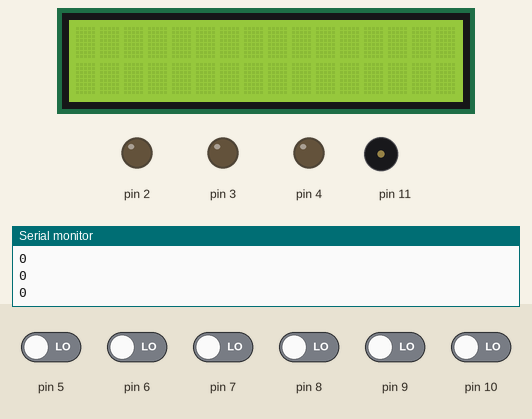
A sketch run on a simulated Arduino Uno, built with avr-gcc and run on an emulated ATmega328P. Parts: 16×2 character LCD, output pins drawn as LEDs (lit = HIGH), buzzer (waves = sounding), the last lines printed to the serial monitor. The inputs (shaded band) are chosen by the test bench; at power-on: pin 5–10 LOW.

Above: at 1.2 s.
1.3 s: pin 5 driven HIGH
At 2.1 s:
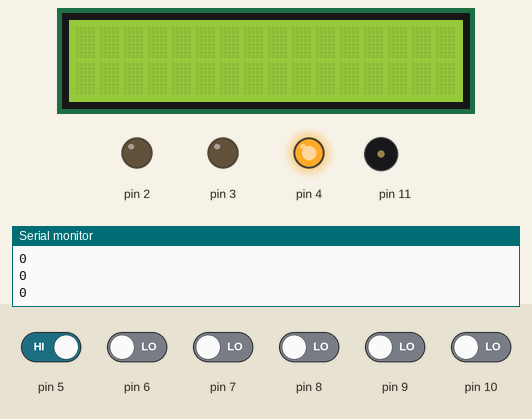
4.3 s: pin 9 driven HIGH
At 6.3 s:
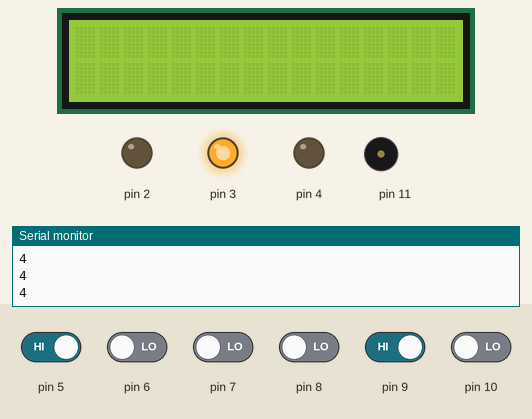
7.3 s: pin 9 driven LOW
At 8.7 s:
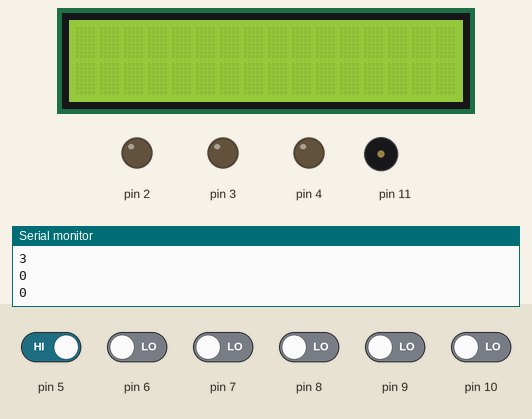
9.0 s: pin 8 driven HIGH
At 11.51 s:
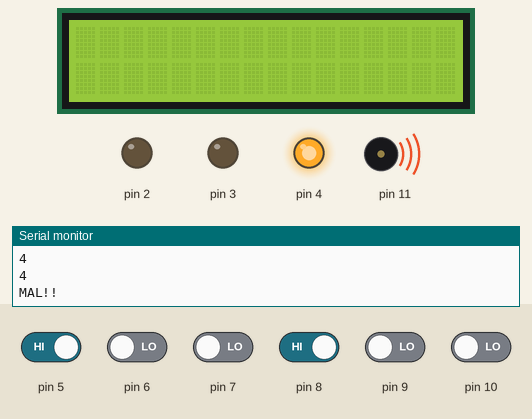
12.0 s: pin 5 driven LOW and pin 7 driven HIGH
At 13.2 s:
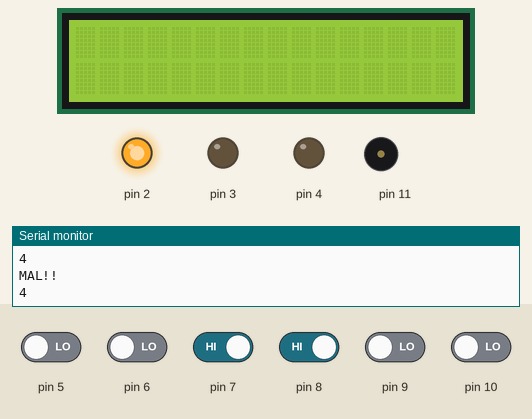
15.0 s: pin 8 driven LOW
At 16.5 s:
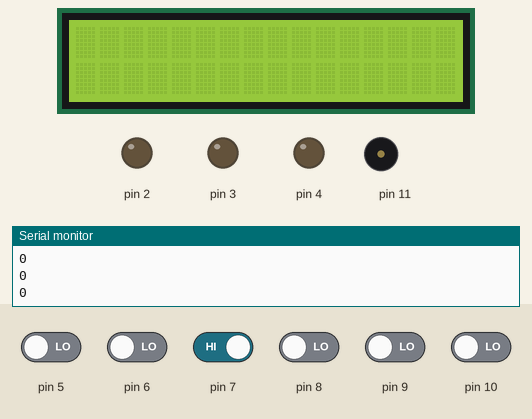
Timing chart, 0 to 17.9 s (numbered marks = the images above; inputs shaded):
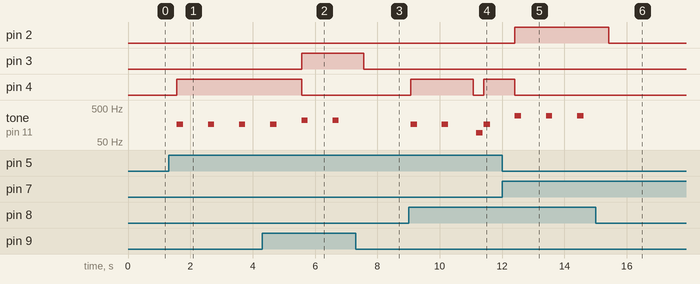

Measured:
- after the input at 1.3 s, pin 4: LOW → HIGH after 0.27 s; tone on pin 11: alternates 165 Hz for 0.20 s and silent for 0.80 s, starting after 0.27 s
- after the input at 4.3 s, pin 3: LOW → HIGH after 1.3 s
- after the input at 7.3 s, pin 3: HIGH → LOW after 0.27 s; tone on pin 11: stops changing and stays silent
- after the input at 9.0 s, pin 4: LOW → HIGH after 0.07 s, → LOW 2.0 s later, → HIGH 0.34 s later; tone on pin 11: plays 165 Hz for 0.20 s, 165 Hz for 0.20 s, 92 Hz for 0.20 s, 165 Hz for 0.20 s, starting after 0.07 s
- after the input at 12.0 s, pin 2: LOW → HIGH after 0.41 s; pin 4: HIGH → LOW after 0.41 s
- after the input at 15.0 s, pin 4: stays LOW (without the input it goes to HIGH after 0.41 s); tone on pin 11: stops changing and stays silent

The sketch:

codigo_simon_dice_v1.ino
```cpp
// C++ code
//Se declaran las variables y se añade la extensión de la pantalla lcd.
#include <Adafruit_LiquidCrystal.h>

int color1 = 0;

int color2 = 0;

int color3 = 0;

int color4 = 0;

int color5 = 0;

int color6 = 0;

int color7 = 0;

int color8 = 0;

Adafruit_LiquidCrystal lcd_1(0);

void setup()
{
  lcd_1.begin(16, 2);
  pinMode(5, INPUT);
  pinMode(11, OUTPUT);
  pinMode(4, OUTPUT);
  pinMode(6, INPUT);
  pinMode(3, OUTPUT);
  pinMode(7, INPUT);
  pinMode(2, OUTPUT);
  Serial.begin(9600);
  pinMode(8, INPUT);
  pinMode(9, INPUT);
  pinMode(10, INPUT);
}

//Para cada variable he puesto 3 if para controlar que botón se ha pulsado.

//En cada if controla si uno de los tres botones esta pulsado, el que esta pulsado verifica si la variable esta con valor 0 y si es asi,
//guarda el valor del led en la variable. El buzzer hace un sonido y enciende el led correspondiente, luego hace un delay de 1 segundo y apaga el led.
//Y realiza el mismo procedimiento para el resto de variables.
void loop()
{
  if (digitalRead(5) == HIGH && color1 == 0) {
    color1 = 4;
    tone(11, 165, 200); // play tone 40 (E3 = 165 Hz)
    digitalWrite(4, HIGH);
    delay(1000); // Wait for 1000 millisecond(s)
    digitalWrite(4, LOW);
  }
  if (digitalRead(6) == HIGH && color1 == 0) {
    color1 = 3;
    tone(11, 220, 200); // play tone 45 (A3 = 220 Hz)
    digitalWrite(3, HIGH);
    delay(1000); // Wait for 1000 millisecond(s)
    digitalWrite(3, LOW);
  }
  if (digitalRead(7) == HIGH && color1 == 0) {
    color1 = 2;
    tone(11, 294, 200); // play tone 50 (D4 = 294 Hz)
    digitalWrite(2, HIGH);
    delay(1000); // Wait for 1000 millisecond(s)
    digitalWrite(2, LOW);
  }
  Serial.println(color1);
  if (digitalRead(5) == HIGH && color2 == 0) {
    color2 = 4;
    tone(11, 165, 200); // play tone 40 (E3 = 165 Hz)
    digitalWrite(4, HIGH);
    delay(1000); // Wait for 1000 millisecond(s)
    digitalWrite(4, LOW);
  }
  if (digitalRead(6) == HIGH && color2 == 0) {
    color2 = 3;
    tone(11, 220, 200); // play tone 45 (A3 = 220 Hz)
    digitalWrite(3, HIGH);
    delay(1000); // Wait for 1000 millisecond(s)
    digitalWrite(3, LOW);
  }
  if (digitalRead(7) == HIGH && color2 == 0) {
    color2 = 2;
    tone(11, 294, 200); // play tone 50 (D4 = 294 Hz)
    digitalWrite(2, HIGH);
    delay(1000); // Wait for 1000 millisecond(s)
    digitalWrite(2, LOW);
  }
  Serial.println(color2);
  if (digitalRead(5) == HIGH && color3 == 0) {
    color3 = 4;
    tone(11, 165, 200); // play tone 40 (E3 = 165 Hz)
    digitalWrite(4, HIGH);
    delay(1000); // Wait for 1000 millisecond(s)
    digitalWrite(4, LOW);
  }
  if (digitalRead(6) == HIGH && color3 == 0) {
    color3 = 3;
    tone(11, 220, 200); // play tone 45 (A3 = 220 Hz)
    digitalWrite(3, HIGH);
    delay(1000); // Wait for 1000 millisecond(s)
    digitalWrite(3, LOW);
  }
  if (digitalRead(7) == HIGH && color3 == 0) {
    color3 = 2;
    tone(11, 294, 200); // play tone 50 (D4 = 294 Hz)
    digitalWrite(2, HIGH);
    delay(1000); // Wait for 1000 millisecond(s)
    digitalWrite(2, LOW);
  }
  Serial.println(color3);
  if (digitalRead(5) == HIGH && color4 == 0) {
    color4 = 4;
    tone(11, 165, 200); // play tone 40 (E3 = 165 Hz)
    digitalWrite(4, HIGH);
    delay(1000); // Wait for 1000 millisecond(s)
    digitalWrite(4, LOW);
  }
  if (digitalRead(6) == HIGH && color4 == 0) {
    color4 = 3;
    tone(11, 220, 200); // play tone 45 (A3 = 220 Hz)
    digitalWrite(3, HIGH);
    delay(1000); // Wait for 1000 millisecond(s)
    digitalWrite(3, LOW);
  }
  if (digitalRead(7) == HIGH && color4 == 0) {
    color4 = 2;
    tone(11, 294, 200); // play tone 50 (D4 = 294 Hz)
    digitalWrite(2, HIGH);
    delay(1000); // Wait for 1000 millisecond(s)
    digitalWrite(2, LOW);
  }
  Serial.println(color4);
  if (digitalRead(8) == HIGH && color5 == 0) {
    color5 = 4;
    tone(11, 165, 200); // play tone 40 (E3 = 165 Hz)
    digitalWrite(4, HIGH);
    delay(1000); // Wait for 1000 millisecond(s)
    digitalWrite(4, LOW);
  }
  if (digitalRead(9) == HIGH && color5 == 0) {
    color5 = 3;
    tone(11, 220, 200); // play tone 45 (A3 = 220 Hz)
    digitalWrite(3, HIGH);
    delay(1000); // Wait for 1000 millisecond(s)
    digitalWrite(3, LOW);
  }
  if (digitalRead(10) == HIGH && color5 == 0) {
    color5 = 2;
    tone(11, 294, 200); // play tone 50 (D4 = 294 Hz)
    digitalWrite(2, HIGH);
    delay(1000); // Wait for 1000 millisecond(s)
    digitalWrite(2, LOW);
  }
  Serial.println(color5);
  if (digitalRead(8) == HIGH && color6 == 0) {
    color6 = 4;
    tone(11, 165, 200); // play tone 40 (E3 = 165 Hz)
    digitalWrite(4, HIGH);
    delay(1000); // Wait for 1000 millisecond(s)
    digitalWrite(4, LOW);
  }
  if (digitalRead(9) == HIGH && color6 == 0) {
    color6 = 3;
    tone(11, 220, 200); // play tone 45 (A3 = 220 Hz)
    digitalWrite(3, HIGH);
    delay(1000); // Wait for 1000 millisecond(s)
    digitalWrite(3, LOW);
  }
  if (digitalRead(10) == HIGH && color6 == 0) {
    color6 = 2;
    tone(11, 294, 200); // play tone 50 (D4 = 294 Hz)
    digitalWrite(2, HIGH);
    delay(1000); // Wait for 1000 millisecond(s)
    digitalWrite(2, LOW);
  }
  Serial.println(color6);
  if (digitalRead(8) == HIGH && color7 == 0) {
    color7 = 4;
    tone(11, 165, 200); // play tone 40 (E3 = 165 Hz)
    digitalWrite(4, HIGH);
    delay(1000); // Wait for 1000 millisecond(s)
    digitalWrite(4, LOW);
  }
  if (digitalRead(9) == HIGH && color7 == 0) {
    color7 = 3;
    tone(11, 220, 200); // play tone 45 (A3 = 220 Hz)
    digitalWrite(3, HIGH);
    delay(1000); // Wait for 1000 millisecond(s)
    digitalWrite(3, LOW);
  }
  if (digitalRead(10) == HIGH && color7 == 0) {
    color7 = 2;
    tone(11, 294, 200); // play tone 50 (D4 = 294 Hz)
    digitalWrite(2, HIGH);
    delay(1000); // Wait for 1000 millisecond(s)
    digitalWrite(2, LOW);
  }
  Serial.println(color7);
  if (digitalRead(8) == HIGH && color8 == 0) {
    color8 = 4;
    tone(11, 165, 200); // play tone 40 (E3 = 165 Hz)
    digitalWrite(4, HIGH);
    delay(1000); // Wait for 1000 millisecond(s)
    digitalWrite(4, LOW);
  }
  if (digitalRead(9) == HIGH && color8 == 0) {
    color8 = 3;
    tone(11, 220, 200); // play tone 45 (A3 = 220 Hz)
    digitalWrite(3, HIGH);
    delay(1000); // Wait for 1000 millisecond(s)
    digitalWrite(3, LOW);
  }
  if (digitalRead(10) == HIGH && color8 == 0) {
    color8 = 2;
    tone(11, 294, 200); // play tone 50 (D4 = 294 Hz)
    digitalWrite(2, HIGH);
    delay(1000); // Wait for 1000 millisecond(s)
    digitalWrite(2, LOW);
  }
  Serial.println(color8);
  delay(100); // Wait for 100 millisecond(s)

//Para hacer la comprobación primero verifica si todas las variables tienen un valor distinto de 0.
//Luego comprueba si las variables del jugador uno son las mismas que las del jugador dos,
//si es asi hace una serie de sonidos, enciende los leds y pone un mensaje en la pantalla lcd (Correcto!!) y pone las variables a 0,
//y si las variables no cuinciden hace un sonido diferente y pone un mensaje en la pantalla lcd (Mal!!) y pone las variables a 0.
  if (color1 != 0 && (color2 != 0 && (color3 != 0 && (color4 != 0 && (color5 != 0 && (color6 != 0 && (color7 != 0 && color8 != 0))))))) {
    if (color1 == color5 && (color2 == color6 && (color3 == color7 && color4 == color8))) {
      tone(11, 1661, 200); // play tone 80 (G#6 = 1661 Hz)
      digitalWrite(4, HIGH);
      delay(200); // Wait for 200 millisecond(s)
      tone(11, 2217, 200); // play tone 85 (C#7 = 2217 Hz)
      digitalWrite(3, HIGH);
      delay(200); // Wait for 200 millisecond(s)
      tone(11, 2960, 500); // play tone 90 (F#7 = 2960 Hz)
      digitalWrite(2, HIGH);
      delay(500); // Wait for 500 millisecond(s)
      digitalWrite(2, LOW);
      delay(200); // Wait for 200 millisecond(s)
      digitalWrite(3, LOW);
      delay(200); // Wait for 200 millisecond(s)
      digitalWrite(4, LOW);
      Serial.println(color1);
      Serial.println(color2);
      Serial.println(color3);
      Serial.println(color4);
      Serial.println(color5);
      Serial.println(color6);
      Serial.println(color7);
      Serial.println(color8);
      Serial.println("BIEN!!");
      lcd_1.print("Correcto!!");
      color1 = 0;
      color2 = 0;
      color3 = 0;
      color4 = 0;
      color5 = 0;
      color6 = 0;
      color7 = 0;
      color8 = 0;
      lcd_1.setCursor(0, 0);
      lcd_1.print("                                      ");
      lcd_1.setCursor(0, 0);
    } else {
      tone(11, 92, 200); // play tone 30 (F#2 = 92 Hz)
      Serial.println(color1);
      Serial.println(color2);
      Serial.println(color3);
      Serial.println(color4);
      Serial.println(color5);
      Serial.println(color6);
      Serial.println(color7);
      Serial.println(color8);
      Serial.println("MAL!!");
      lcd_1.print("Mal!!");
      color1 = 0;
      color2 = 0;
      color3 = 0;
      color4 = 0;
      color5 = 0;
      color6 = 0;
      color7 = 0;
      color8 = 0;
      lcd_1.setCursor(0, 0);
      lcd_1.print("                                      ");
      lcd_1.setCursor(0, 0);
    }
  }
  delay(200); // Wait for 200 millisecond(s)
}
```
